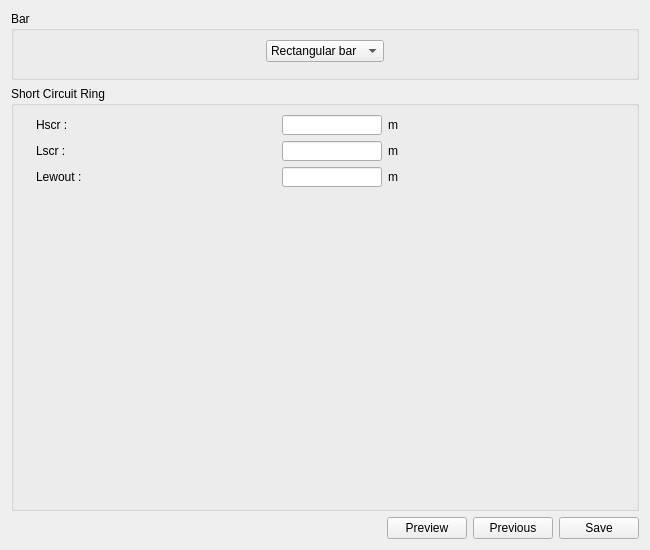
<?xml version="1.0" encoding="UTF-8"?>
<ui version="4.0">
 <class>SBar</class>
 <widget class="QWidget" name="SBar">
  <property name="geometry">
   <rect>
    <x>0</x>
    <y>0</y>
    <width>650</width>
    <height>550</height>
   </rect>
  </property>
  <property name="minimumSize">
   <size>
    <width>650</width>
    <height>550</height>
   </size>
  </property>
  <property name="windowTitle">
   <string>Form</string>
  </property>
  <layout class="QVBoxLayout" name="verticalLayout_2">
   <item>
    <widget class="QGroupBox" name="g_bar">
     <property name="title">
      <string>Bar</string>
     </property>
     <layout class="QVBoxLayout" name="verticalLayout">
      <item>
       <layout class="QHBoxLayout" name="horizontalLayout">
        <item>
         <spacer name="horizontalSpacer">
          <property name="orientation">
           <enum>Qt::Horizontal</enum>
          </property>
          <property name="sizeHint" stdset="0">
           <size>
            <width>40</width>
            <height>20</height>
           </size>
          </property>
         </spacer>
        </item>
        <item>
         <widget class="QComboBox" name="c_bar_type">
          <property name="minimumSize">
           <size>
            <width>100</width>
            <height>0</height>
           </size>
          </property>
          <item>
           <property name="text">
            <string>Rectangular bar</string>
           </property>
          </item>
          <item>
           <property name="text">
            <string>Die cast bar</string>
           </property>
          </item>
         </widget>
        </item>
        <item>
         <spacer name="horizontalSpacer_2">
          <property name="orientation">
           <enum>Qt::Horizontal</enum>
          </property>
          <property name="sizeHint" stdset="0">
           <size>
            <width>40</width>
            <height>20</height>
           </size>
          </property>
         </spacer>
        </item>
       </layout>
      </item>
      <item>
       <widget class="QWidget" name="w_bar" native="true"/>
      </item>
     </layout>
    </widget>
   </item>
   <item>
    <widget class="QGroupBox" name="g_ring">
     <property name="title">
      <string>Short Circuit Ring</string>
     </property>
     <layout class="QHBoxLayout" name="horizontalLayout_2">
      <item>
       <widget class="QLabel" name="img_ring">
        <property name="maximumSize">
         <size>
          <width>300</width>
          <height>300</height>
         </size>
        </property>
        <property name="text">
         <string/>
        </property>
        <property name="pixmap">
         <pixmap resource="../../../Resources/pyleecan.qrc">:/images/images/MachineSetup/Bar/Ring.PNG</pixmap>
        </property>
        <property name="scaledContents">
         <bool>true</bool>
        </property>
       </widget>
      </item>
      <item>
       <layout class="QVBoxLayout" name="verticalLayout_3">
        <item>
         <layout class="QGridLayout" name="gridLayout">
          <item row="2" column="1">
           <widget class="FloatEdit" name="lf_Lewout">
            <property name="minimumSize">
             <size>
              <width>70</width>
              <height>0</height>
             </size>
            </property>
            <property name="maximumSize">
             <size>
              <width>100</width>
              <height>20</height>
             </size>
            </property>
           </widget>
          </item>
          <item row="0" column="2">
           <widget class="QLabel" name="unit_Hscr">
            <property name="minimumSize">
             <size>
              <width>0</width>
              <height>0</height>
             </size>
            </property>
            <property name="text">
             <string>m</string>
            </property>
           </widget>
          </item>
          <item row="1" column="2">
           <widget class="QLabel" name="unit_Lscr">
            <property name="minimumSize">
             <size>
              <width>0</width>
              <height>0</height>
             </size>
            </property>
            <property name="text">
             <string>m</string>
            </property>
           </widget>
          </item>
          <item row="0" column="0">
           <widget class="QLabel" name="in_Hscr">
            <property name="minimumSize">
             <size>
              <width>40</width>
              <height>0</height>
             </size>
            </property>
            <property name="text">
             <string>Hscr :</string>
            </property>
           </widget>
          </item>
          <item row="0" column="1">
           <widget class="FloatEdit" name="lf_Hscr">
            <property name="minimumSize">
             <size>
              <width>70</width>
              <height>0</height>
             </size>
            </property>
            <property name="maximumSize">
             <size>
              <width>100</width>
              <height>20</height>
             </size>
            </property>
           </widget>
          </item>
          <item row="1" column="1">
           <widget class="FloatEdit" name="lf_Lscr">
            <property name="minimumSize">
             <size>
              <width>70</width>
              <height>0</height>
             </size>
            </property>
            <property name="maximumSize">
             <size>
              <width>100</width>
              <height>20</height>
             </size>
            </property>
           </widget>
          </item>
          <item row="2" column="2">
           <widget class="QLabel" name="unit_Lewout">
            <property name="minimumSize">
             <size>
              <width>0</width>
              <height>0</height>
             </size>
            </property>
            <property name="text">
             <string>m</string>
            </property>
           </widget>
          </item>
          <item row="2" column="0">
           <widget class="QLabel" name="in_Lewout">
            <property name="minimumSize">
             <size>
              <width>40</width>
              <height>0</height>
             </size>
            </property>
            <property name="text">
             <string>Lewout :</string>
            </property>
           </widget>
          </item>
          <item row="1" column="0">
           <widget class="QLabel" name="in_Lscr">
            <property name="minimumSize">
             <size>
              <width>40</width>
              <height>0</height>
             </size>
            </property>
            <property name="text">
             <string>Lscr :</string>
            </property>
           </widget>
          </item>
         </layout>
        </item>
        <item>
         <widget class="WMatSelect" name="w_mat" native="true"/>
        </item>
        <item>
         <spacer name="verticalSpacer">
          <property name="orientation">
           <enum>Qt::Vertical</enum>
          </property>
          <property name="sizeHint" stdset="0">
           <size>
            <width>20</width>
            <height>40</height>
           </size>
          </property>
         </spacer>
        </item>
       </layout>
      </item>
     </layout>
    </widget>
   </item>
   <item>
    <layout class="QHBoxLayout" name="horizontalLayout_3">
     <item>
      <spacer name="horizontalSpacer_3">
       <property name="orientation">
        <enum>Qt::Horizontal</enum>
       </property>
       <property name="sizeHint" stdset="0">
        <size>
         <width>40</width>
         <height>20</height>
        </size>
       </property>
      </spacer>
     </item>
     <item>
      <widget class="QPushButton" name="b_plot">
       <property name="text">
        <string>Preview</string>
       </property>
      </widget>
     </item>
     <item>
      <widget class="QPushButton" name="b_previous">
       <property name="text">
        <string>Previous</string>
       </property>
      </widget>
     </item>
     <item>
      <widget class="QPushButton" name="b_next">
       <property name="enabled">
        <bool>true</bool>
       </property>
       <property name="text">
        <string>Save</string>
       </property>
      </widget>
     </item>
    </layout>
   </item>
  </layout>
 </widget>
 <customwidgets>
  <customwidget>
   <class>FloatEdit</class>
   <extends>QLineEdit</extends>
   <header>pyleecan.GUI/Tools/FloatEdit.h</header>
  </customwidget>
  <customwidget>
   <class>WMatSelect</class>
   <extends>QWidget</extends>
   <header>pyleecan.GUI.Dialog.DMatLib.WMatSelect.WMatSelect.h</header>
   <container>1</container>
  </customwidget>
 </customwidgets>
 <tabstops>
  <tabstop>lf_Hscr</tabstop>
  <tabstop>lf_Lscr</tabstop>
  <tabstop>lf_Lewout</tabstop>
  <tabstop>b_previous</tabstop>
  <tabstop>b_plot</tabstop>
  <tabstop>c_bar_type</tabstop>
 </tabstops>
 <resources>
  <include location="../../../Resources/pyleecan.qrc"/>
  <include location="../../../Resources/pyleecan.qrc"/>
 </resources>
 <connections/>
</ui>
